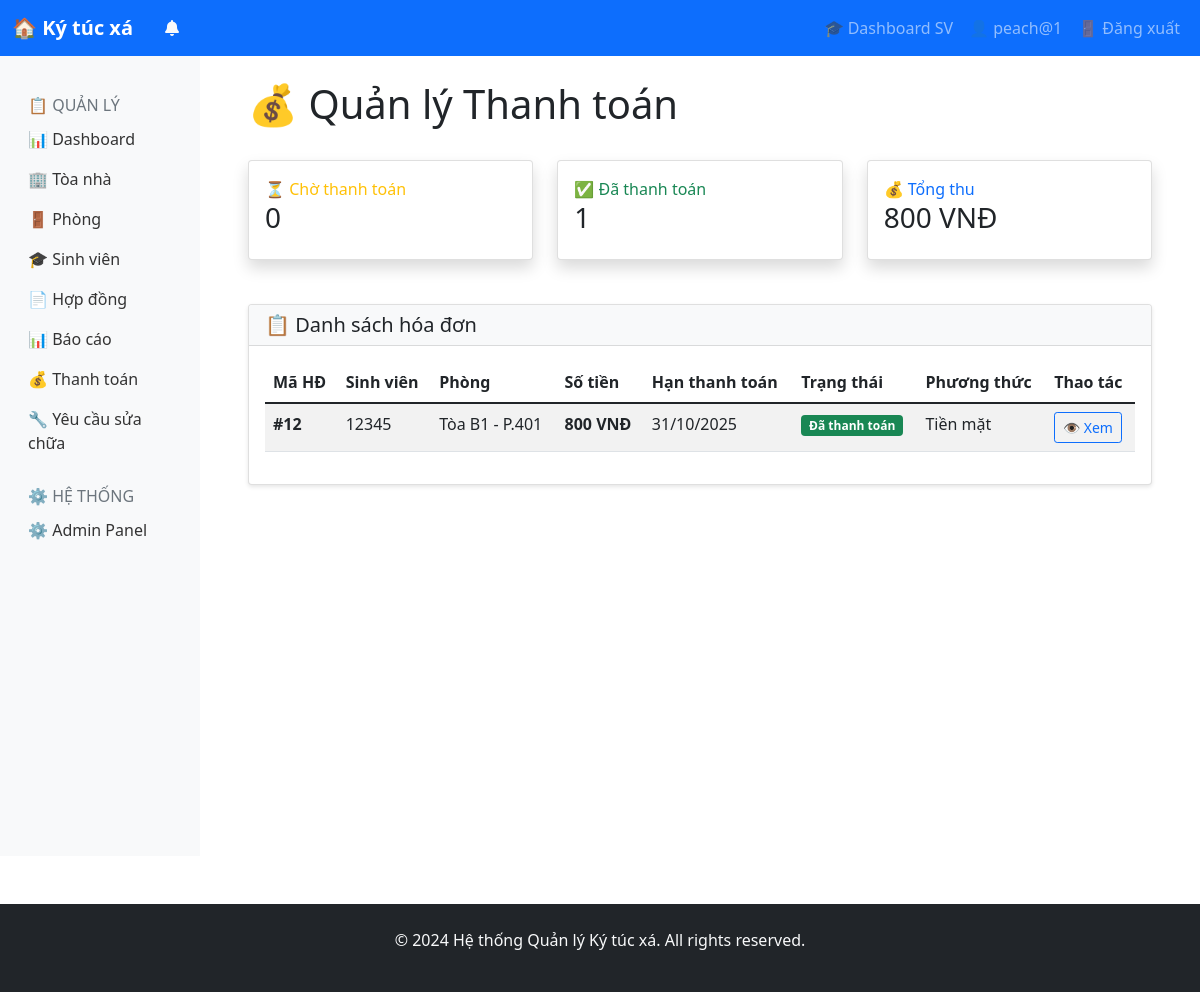
Page /payments/ (signed in) on the committed database.
### accounts/models.py (models this page shows, shortened)
class CustomUser(AbstractUser):
    USER_TYPE_CHOICES = (
        ('student', 'Sinh viên'),
        ('manager', 'Quản lý'),
        ('staff', 'Nhân viên'),
    )
    user_type = models.CharField(max_length=10, choices=USER_TYPE_CHOICES, default='student')
    phone = models.CharField(max_length=15, blank=True)
    address = models.TextField(blank=True)
    date_of_birth = models.DateField(null=True, blank=True)
    avatar = models.ImageField(upload_to='avatars/', null=True, blank=True)

### payment/models.py (models this page shows, shortened)
class Payment(models.Model):
    PAYMENT_METHODS = (
        ('cash', 'Tiền mặt'),
        ('bank_transfer', 'Chuyển khoản'),
        ('momo', 'Ví MoMo'),
        ('zalopay', 'ZaloPay'),
    )
    STATUS_CHOICES = (
        ('pending', 'Chờ thanh toán'),
        ('paid', 'Đã thanh toán'),
        ('cancelled', 'Đã hủy'),
        ('failed', 'Thất bại'),
    )
    contract = models.ForeignKey(Contract, on_delete=models.CASCADE)
    student = models.ForeignKey(
        Student,
        on_delete=models.CASCADE,
        default=1  # ID của student mặc định
    )
    amount = models.DecimalField(max_digits=12, decimal_places=2)
    payment_method = models.CharField(max_length=20, choices=PAYMENT_METHODS, default='cash')
    status = models.CharField(max_length=20, choices=STATUS_CHOICES, default='pending')
    due_date = models.DateField()
    paid_date = models.DateField(null=True, blank=True)
    transaction_id = models.CharField(max_length=100, blank=True)
    notes = models.TextField(blank=True)
    created_at = models.DateTimeField(auto_now_add=True)
    updated_at = models.DateTimeField(auto_now=True)

### dormitory/models.py (models this page shows, shortened)
class Contract(models.Model):
    contract_number = models.CharField(max_length=20, unique=True)
    student = models.ForeignKey(Student, on_delete=models.CASCADE)
    room = models.ForeignKey(Room, on_delete=models.CASCADE)
    start_date = models.DateField()
    end_date = models.DateField()
    deposit = models.DecimalField(max_digits=10, decimal_places=2)
    status_choices = (
        ('active', 'Đang hoạt động'),
        ('expired', 'Đã hết hạn'),
        ('terminated', 'Đã chấm dứt'),
    )
    status = models.CharField(max_length=20, choices=status_choices, default='active')
    created_at = models.DateTimeField(auto_now_add=True)

class Student(models.Model):
    user = models.OneToOneField(CustomUser, on_delete=models.CASCADE)
    student_id = models.CharField(max_length=20, unique=True)
    university = models.CharField(max_length=200)
    faculty = models.CharField(max_length=100)
    course = models.CharField(max_length=50)
    full_name = models.CharField(max_length=100, blank=True)
    date_of_birth = models.DateField(null=True, blank=True)

class Room(models.Model):
    room_number = models.CharField(max_length=10)
    building = models.ForeignKey(Building, on_delete=models.CASCADE)
    room_type = models.ForeignKey(RoomType, on_delete=models.CASCADE)
    floor = models.IntegerField()
    status_choices = (
        ('available', 'Còn trống'),
        ('occupied', 'Đã thuê'),
        ('maintenance', 'Bảo trì'),
    )
    status = models.CharField(max_length=20, choices=status_choices, default='available')
    current_occupancy = models.IntegerField(default=0)
    notes = models.TextField(blank=True)
    class Meta:
        unique_together = ['building', 'room_number']

class Building(models.Model):
    name = models.CharField(max_length=100)
    address = models.TextField()
    total_floors = models.IntegerField()
    description = models.TextField(blank=True)
    created_at = models.DateTimeField(auto_now_add=True)

### payment/views.py (the view)
# urls.py: path('', views.payment_list, name='payment_list'),
@login_required
def payment_list(request):
    if request.user.user_type == 'student':
        student = request.user.student
        contracts = Contract.objects.filter(student=student)
        payments = Payment.objects.filter(contract__in=contracts).select_related('contract__student', 'contract__room')
    else:
        payments = Payment.objects.all().select_related('contract__student', 'contract__room')
    total_pending = payments.filter(status='pending').count()
    total_paid = payments.filter(status='paid').count()
    total_amount = sum(p.amount for p in payments.filter(status='paid'))
    context = {
        'payments': payments,
        'stats': {
            'total_pending': total_pending,
            'total_paid': total_paid,
            'total_amount': total_amount,
        }
    }
    return render(request, 'payment/payment_list.html', context)

### payment/templates/payment/payment_list.html (shortened to what this page needs)
{% extends 'base.html' %}
{% block content %}
<div class="d-flex justify-content-between align-items-center mb-4">
    <h1>💰 Quản lý Thanh toán</h1>
</div>
<div class="row mb-4">
    <div class="col-md-4">
        <div class="card border-left-warning shadow">
            <div class="card-body">
                <div class="text-warning">⏳ Chờ thanh toán</div>
                <h3>{{ stats.total_pending }}</h3>
            </div>
        </div>
    </div>
    <div class="col-md-4">
        <div class="card border-left-success shadow">
            <div class="card-body">
                <div class="text-success">✅ Đã thanh toán</div>
                <h3>{{ stats.total_paid }}</h3>
            </div>
        </div>
    </div>
    <div class="col-md-4">
        <div class="card border-left-primary shadow">
            <div class="card-body">
                <div class="text-primary">💰 Tổng thu</div>
                <h3>{{ stats.total_amount|floatformat:0 }} VNĐ</h3>
            </div>
        </div>
    </div>
</div>
<div class="card">
    <div class="card-header bg-light">
        <h5 class="mb-0">📋 Danh sách hóa đơn</h5>
    </div>
    <div class="card-body">
        <div class="table-responsive">
            <table class="table table-striped">
                <thead>
                    <tr>
                        <th>Mã HĐ</th>
                        <th>Sinh viên</th>
                        <th>Phòng</th>
                        <th>Số tiền</th>
                        <th>Hạn thanh toán</th>
                        <th>Trạng thái</th>
                        <th>Phương thức</th>
                        <th>Thao tác</th>
                    </tr>
                </thead>
                <tbody>
                    {% for payment in payments %}
                    <tr>
                        <td><strong>#{{ payment.id }}</strong></td>
                        <td>
                            {{ payment.contract.student.student_id }}<br>
                        </td>
                        <td>{{ payment.contract.room.building.name }} - P.{{ payment.contract.room.room_number }}</td>
                        <td><strong>{{ payment.amount|floatformat:0 }} VNĐ</strong></td>
                        <td>
                            {{ payment.due_date|date:"d/m/Y" }}
                        </td>
                        <td>
                            <span class="badge
                                {% if payment.status == 'paid' %}bg-success
                                {% elif payment.status == 'pending' %}bg-warning
                                {% else %}bg-danger{% endif %}">
                                {{ payment.get_status_display }}
                            </span>
                        </td>
                        <td>{{ payment.get_payment_method_display }}</td>
                        <td>
                            <a href="{% url 'payment_detail' payment.pk %}" class="btn btn-sm btn-outline-primary">👁️ Xem</a>
                        </td>
                    </tr>
                    {% endfor %}
                </tbody>
            </table>
        </div>
    </div>
</div>
{% endblock %}

### templates/base.html (shortened to what this page needs)
<!DOCTYPE html>
<html lang="vi">
  <head>
    <link
      href="https://cdn.jsdelivr.net/npm/bootstrap@5.1.3/dist/css/bootstrap.min.css"
      rel="stylesheet"
    />
    <link rel="stylesheet" href="https://cdnjs.cloudflare.com/ajax/libs/font-awesome/6.0.0/css/all.min.css">
  </head>
  <body>
    <nav class="navbar navbar-expand-lg navbar-dark bg-primary">
      <div class="container-fluid">
        <a class="navbar-brand" href="{% url 'home' %}">🏠 Ký túc xá</a>
        {% if user.is_authenticated %}
          {% if user.user_type == 'manager' or user.user_type == 'staff' or user.is_staff %}
          <div class="nav-item dropdown">
            <a class="nav-link text-light" href="#" data-bs-toggle="dropdown">
              <i class="fas fa-bell"></i>
            </a>
          </div>
          {% endif %}
        {% endif %}
        <div class="collapse navbar-collapse" id="navbarNav">
          <div class="navbar-nav ms-auto">
            {% if user.is_authenticated %}
              {% if user.user_type == 'student' %}
              <a class="nav-link" href="/student/dashboard/">🎓 Dashboard SV</a>
              <a class="nav-link" href="#">👤 {{ user.username }}</a>
              {% else %}
              <a class="nav-link" href="/dashboard/">📊 Dashboard</a>
              <a class="nav-link" href="/admin/">⚙️ Admin</a>
              <a class="nav-link" href="#">👤 {{ user.username }}</a>
              {% endif %}
              <a class="nav-link" href="/accounts/logout/">🚪 Đăng xuất</a>
            {% else %}
            <a class="nav-link" href="/accounts/login/">🔐 Đăng nhập SV</a>
            <a class="nav-link" href="/student/register/">📝 Đăng ký SV</a>
            <a class="nav-link" href="/admin/">⚙️ Quản lý</a>
            {% endif %}
          </div>
        </div>
      </div>
    </nav>
    <div class="container-fluid">
      <div class="row">
        {% if user.is_authenticated %}
          {% if user.user_type == 'manager' or user.user_type == 'staff' or user.is_staff %}
          <nav class="col-md-3 col-lg-2 d-md-block sidebar collapse bg-light">
            <div class="position-sticky pt-3">
              <h6 class="sidebar-heading d-flex justify-content-between align-items-center px-3 mt-4 mb-1 text-muted">
                <span>📋 QUẢN LÝ</span>
              </h6>
              <ul class="nav flex-column">
                <li class="nav-item">
                  <a class="nav-link" href="/dashboard/">📊 Dashboard</a>
                </li>
                <li class="nav-item">
                  <a class="nav-link" href="/buildings/">🏢 Tòa nhà</a>
                </li>
                <li class="nav-item">
                  <a class="nav-link" href="/rooms/">🚪 Phòng</a>
                </li>
                <li class="nav-item">
                  <a class="nav-link" href="/students/">🎓 Sinh viên</a>
                </li>
                <li class="nav-item">
                  <a class="nav-link" href="/contracts/">📄 Hợp đồng</a>
                </li>
                <li class="nav-item">
                  <a class="nav-link" href="/reports/">📊 Báo cáo</a>
                </li>
                <li class="nav-item">
                  <a class="nav-link" href="/payments/">💰 Thanh toán</a>
                </li>
                <li class="nav-item">
                  <a class="nav-link" href="/repairs/">🔧 Yêu cầu sửa chữa</a>
                </li>
              </ul>
              <h6 class="sidebar-heading d-flex justify-content-between align-items-center px-3 mt-4 mb-1 text-muted">
                <span>⚙️ HỆ THỐNG</span>
              </h6>
              <ul class="nav flex-column mb-2">
                <li class="nav-item">
                  <a class="nav-link" href="/admin/">⚙️ Admin Panel</a>
                </li>
              </ul>
            </div>
          </nav>
          {% endif %}
        {% endif %}
        <main class="col-md-9 ms-sm-auto col-lg-10 px-md-4">
          <div class="container mt-4">
            {% block content %}
            {% endblock %}
          </div>
        </main>
      </div>
    </div>
    <footer class="bg-dark text-light mt-5 py-4">
      <div class="container text-center">
        <p>&copy; 2024 Hệ thống Quản lý Ký túc xá. All rights reserved.</p>
      </div>
    </footer>
  </body>
</html>

### templates/base.html (style rules this page uses)
.navbar-brand { font-weight: bold; }
.card { box-shadow: 0 2px 4px rgba(0, 0, 0, 0.1); margin-bottom: 20px; }
.sidebar { background-color: #f8f9fa; min-height: 100vh; }
.nav-link { color: #333; }

### rows in the picture
CustomUser: username "peach@1"
Payment: id "12", contract.student.student_id "12345", contract.room.building.name "Tòa B1", contract.room.room_number "401", amount "800", due_date "31/10/2025", status "Đã thanh toán", payment_method "Tiền mặt"

### other values in the picture
{{ stats.total_pending }} "0"
{{ stats.total_paid }} "1"
{{ stats.total_amount|floatformat:0 }} "800"
